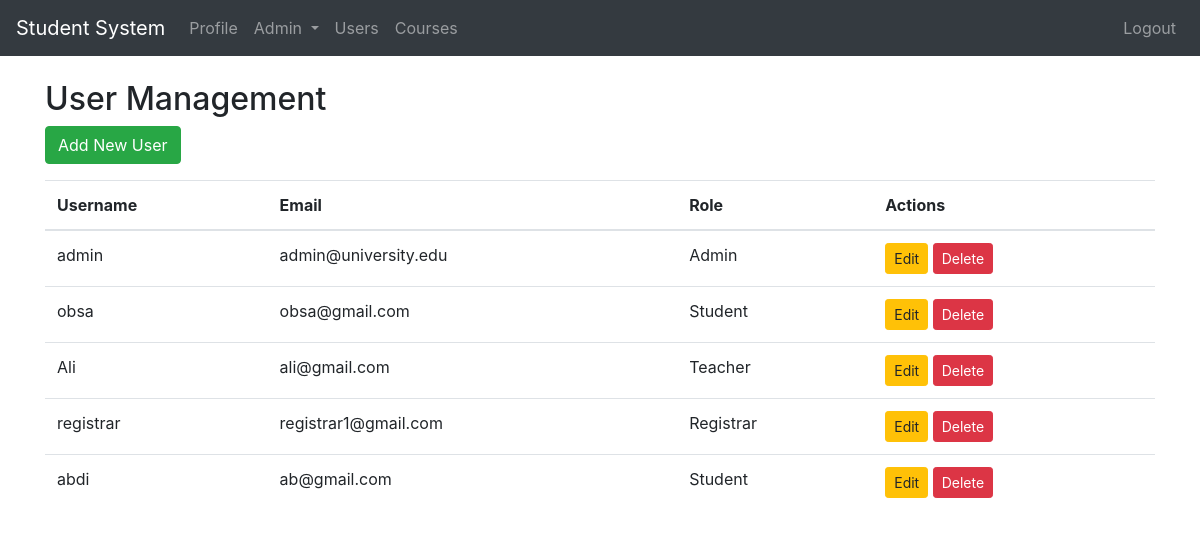
The page /user-management (signed in) on the database its author committed.
### app.py (models this page shows)
class User(db.Model):
    __tablename__ = 'users'
    id            = db.Column(db.Integer,    primary_key=True)
    username      = db.Column(db.String(80), unique=True, nullable=False)
    email         = db.Column(db.String(120),unique=True, nullable=False)
    password_hash = db.Column(db.String(128),nullable=False)
    role          = db.Column(db.String(20), nullable=False)
    is_active     = db.Column(db.Boolean,    default=False)
    department    = db.Column(db.String(100), nullable=True)
    section       = db.Column(db.String(50),  nullable=True)

### app.py (the view)
@app.route('/user-management')
@roles_required('admin')
def user_management():
    page = request.args.get('page', 1, type=int)
    per_page = 10  # Number of users per page
    users = User.query.paginate(page=page, per_page=per_page)
    return render_template('user_management.html', users=users.items, pagination=users)

### app.py (called while the page is built)
def roles_required(*required_roles):
    def decorator(f):
        @wraps(f)
        def wrapped(*args, **kwargs):
            if session.get('role') not in required_roles:
                flash('Access denied. Insufficient privileges', 'danger')
                return redirect(url_for('login'))
            return f(*args, **kwargs)
        return wrapped
    return decorator

### templates/user_management.html (shortened to what this page needs)
{% extends "base.html" %}
{% block content %}
<h2>User Management</h2>
<a href="{{ url_for('admin_add_user') }}" class="btn btn-success mb-3">Add New User</a>
<table class="table table-hover">
    <thead>
        <tr>
            <th>Username</th>
            <th>Email</th>
            <th>Role</th>
            <th>Actions</th>
        </tr>
    </thead>
    <tbody>
        {% for user in users %}
        <tr>
            <td>{{ user.username }}</td>
            <td>{{ user.email }}</td>
            <td>{{ user.role|capitalize }}</td>
            <td>
                <a href="{{ url_for('admin_edit_user', user_id=user.id) }}" class="btn btn-sm btn-warning">Edit</a>
                <form action="{{ url_for('admin_delete_user', user_id=user.id) }}" method="POST" class="d-inline">
                    <button type="submit" class="btn btn-sm btn-danger">Delete</button>
                </form>
            </td>
        </tr>
        {% endfor %}
    </tbody>
</table>
{% endblock %}

### rows shown on the page
User: username "admin", email "admin@university.edu", role "Admin"
User: username "obsa", email "obsa@gmail.com", role "Student"
User: username "Ali", email "ali@gmail.com", role "Teacher"
User: username "registrar", email "registrar1@gmail.com", role "Registrar"
User: username "abdi", email "ab@gmail.com", role "Student"
